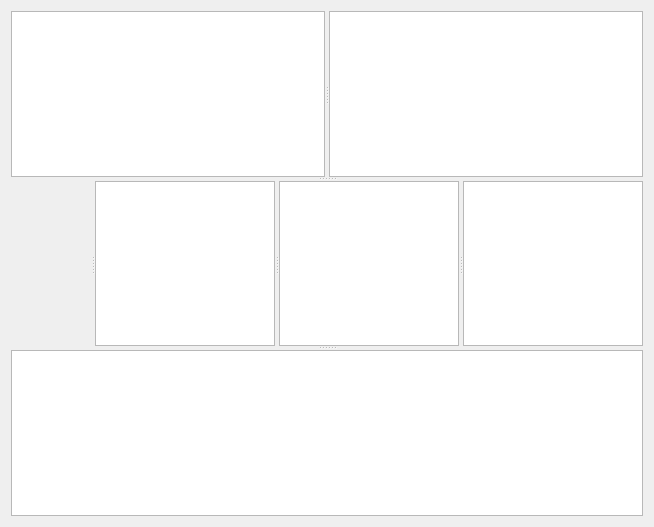
<?xml version="1.0" encoding="UTF-8"?>
<ui version="4.0">
 <class>MainMergeWidget</class>
 <widget class="QWidget" name="MainMergeWidget">
  <property name="geometry">
   <rect>
    <x>0</x>
    <y>0</y>
    <width>654</width>
    <height>527</height>
   </rect>
  </property>
  <layout class="QVBoxLayout" name="verticalLayout_3">
   <item>
    <widget class="QSplitter" name="splitter_3">
     <property name="orientation">
      <enum>Qt::Vertical</enum>
     </property>
     <property name="childrenCollapsible">
      <bool>false</bool>
     </property>
     <widget class="QWidget" name="widgetBlockView" native="true">
      <layout class="QVBoxLayout" name="verticalLayout">
       <property name="leftMargin">
        <number>0</number>
       </property>
       <property name="topMargin">
        <number>0</number>
       </property>
       <property name="rightMargin">
        <number>0</number>
       </property>
       <property name="bottomMargin">
        <number>0</number>
       </property>
       <item>
        <widget class="QSplitter" name="splitter_2">
         <property name="orientation">
          <enum>Qt::Horizontal</enum>
         </property>
         <property name="childrenCollapsible">
          <bool>false</bool>
         </property>
         <widget class="CodeEditor" name="codeEditorMyBlock">
          <property name="contextMenuPolicy">
           <enum>Qt::CustomContextMenu</enum>
          </property>
          <property name="lineWrapMode">
           <enum>QPlainTextEdit::NoWrap</enum>
          </property>
          <property name="readOnly">
           <bool>true</bool>
          </property>
         </widget>
         <widget class="CodeEditor" name="codeEditorTheirBlock">
          <property name="contextMenuPolicy">
           <enum>Qt::CustomContextMenu</enum>
          </property>
          <property name="lineWrapMode">
           <enum>QPlainTextEdit::NoWrap</enum>
          </property>
          <property name="readOnly">
           <bool>true</bool>
          </property>
         </widget>
        </widget>
       </item>
      </layout>
     </widget>
     <widget class="QWidget" name="widgetCodeView" native="true">
      <layout class="QVBoxLayout" name="verticalLayout_2">
       <property name="leftMargin">
        <number>0</number>
       </property>
       <property name="topMargin">
        <number>0</number>
       </property>
       <property name="rightMargin">
        <number>0</number>
       </property>
       <property name="bottomMargin">
        <number>0</number>
       </property>
       <item>
        <widget class="QSplitter" name="splitter">
         <property name="orientation">
          <enum>Qt::Horizontal</enum>
         </property>
         <property name="childrenCollapsible">
          <bool>false</bool>
         </property>
         <widget class="SegmentConnector" name="widgetSegmentsConnector" native="true">
          <property name="minimumSize">
           <size>
            <width>80</width>
            <height>0</height>
           </size>
          </property>
         </widget>
         <widget class="CodeEditor" name="plainTextEditMine">
          <property name="contextMenuPolicy">
           <enum>Qt::CustomContextMenu</enum>
          </property>
          <property name="lineWrapMode">
           <enum>QPlainTextEdit::NoWrap</enum>
          </property>
          <property name="readOnly">
           <bool>true</bool>
          </property>
         </widget>
         <widget class="CodeEditor" name="plainTextEditBase">
          <property name="contextMenuPolicy">
           <enum>Qt::CustomContextMenu</enum>
          </property>
          <property name="lineWrapMode">
           <enum>QPlainTextEdit::NoWrap</enum>
          </property>
          <property name="readOnly">
           <bool>true</bool>
          </property>
         </widget>
         <widget class="CodeEditor" name="plainTextEditTheir">
          <property name="contextMenuPolicy">
           <enum>Qt::CustomContextMenu</enum>
          </property>
          <property name="lineWrapMode">
           <enum>QPlainTextEdit::NoWrap</enum>
          </property>
          <property name="readOnly">
           <bool>true</bool>
          </property>
         </widget>
        </widget>
       </item>
      </layout>
     </widget>
     <widget class="CodeEditor" name="plainTextEditResult">
      <property name="lineWrapMode">
       <enum>QPlainTextEdit::NoWrap</enum>
      </property>
      <property name="readOnly">
       <bool>false</bool>
      </property>
     </widget>
    </widget>
   </item>
  </layout>
 </widget>
 <customwidgets>
  <customwidget>
   <class>CodeEditor</class>
   <extends>QPlainTextEdit</extends>
   <header location="global">widgets/codeeditor.h</header>
  </customwidget>
  <customwidget>
   <class>SegmentConnector</class>
   <extends>QWidget</extends>
   <header>widgets/segmentconnector.h</header>
   <container>1</container>
  </customwidget>
 </customwidgets>
 <resources/>
 <connections/>
</ui>
